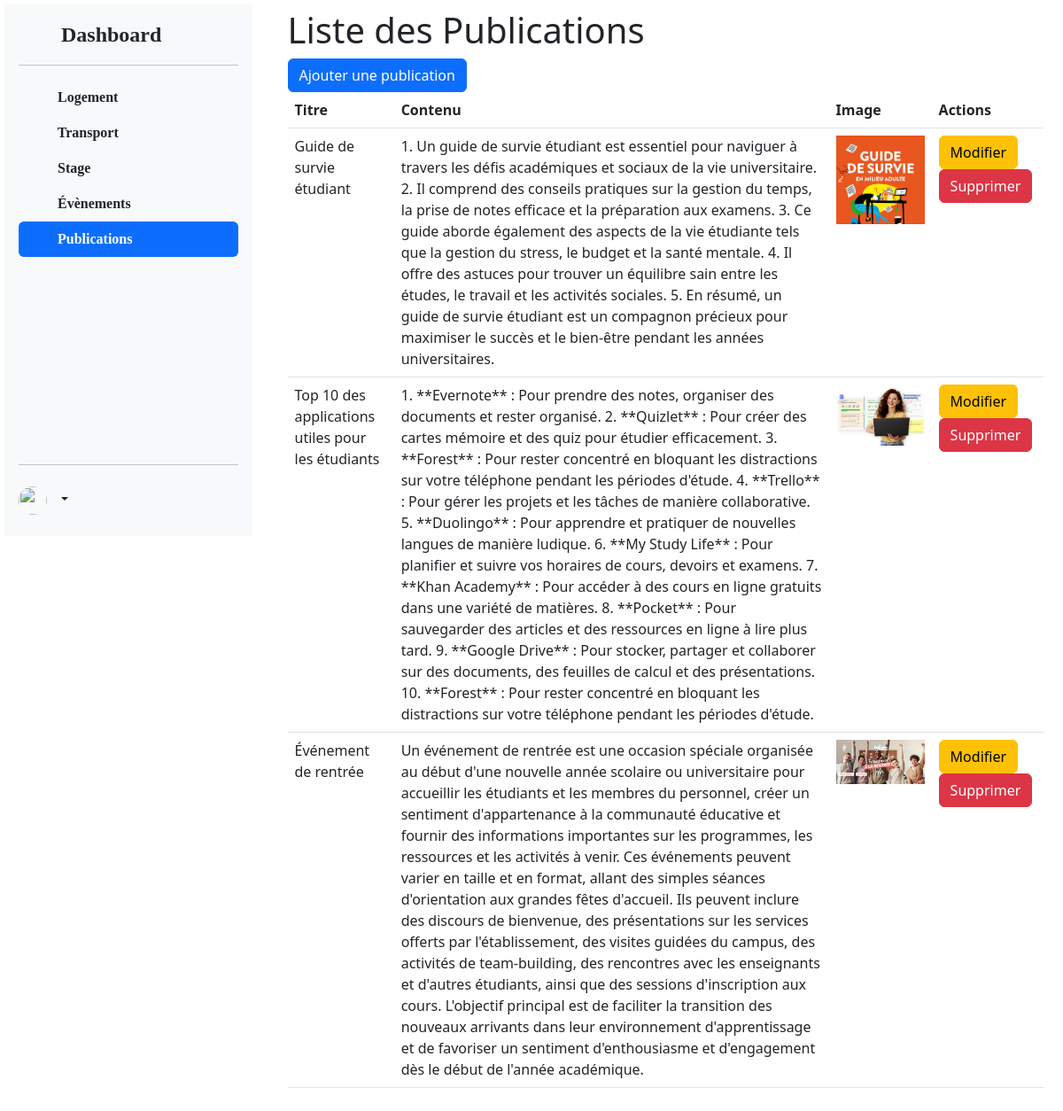
Page /HelpStudent/publication_list/ on the committed database.
### HelpStudent/models.py (models this page shows, shortened)
class Publication(models.Model):
    title = models.CharField(max_length=100)
    content = models.TextField()
    image = models.ImageField(blank=True)

### HelpStudent/views.py (the view)
# urls.py: path('publication_list/', views.publication_list, name='publication_list'),
def publication_list(request):
    publications = Publication.objects.all()
    return render(request, 'helpstudent/publication_list.html', {'publications': publications})

### HelpStudent/templates/helpstudent/publication_list.html (shortened to what this page needs)
{% block content %}
{% load static %}
<!DOCTYPE html>
<html lang="en">
<head>
    <link href="https://cdn.jsdelivr.net/npm/bootstrap@5.3/dist/css/bootstrap.min.css" rel="stylesheet">
</head>
<body>
<section>
    <nav>
        <div class="d-flex flex-column flex-shrink-0 p-3 bg-light" style="width: 280px; height: 600px;font-family: Times New Roman, Times, serif;;font-weight: bold;">
                <a href="" class="d-flex align-items-center mb-3 mb-md-0 me-md-auto link-dark text-decoration-none">
                    <svg class="bi me-2" width="40" height="32"><use xlink:href="#bootstrap"></use></svg>
                    <span class="fs-4">Dashboard </span>
                </a>
                <hr>
                <ul class="nav nav-pills flex-column mb-auto">
                    <li class="nav-item">
                        <a href="{% url 'logement' %}" class="nav-link text-dark" aria-current="page">
                            <svg class="bi me-2" width="16" height="16"><use xlink:href="#home"></use></svg>
                            Logement
                        </a>
                    </li>
                    <li class="nav-item">
                        <a href="{% url 'transport_list' %}" class="nav-link text-dark">
                            <svg class="bi me-2" width="16" height="16"><use xlink:href="#speedometer2"></use></svg>
                            Transport
                        </a>
                    </li>
                    <li class="nav-item">
                        <a href="{% url 'stage' %}" class="nav-link text-dark">
                            <svg class="bi me-2" width="16" height="16"><use xlink:href="#grid"></use></svg>
                            Stage
                        </a>
                    </li>
                    <li class="nav-item">
                        <a href="{% url 'evenements' %}" class="nav-link text-dark">
                            <svg class="bi me-2" width="16" height="16"><use xlink:href="#people-circle"></use></svg>
                            Évènements
                        </a>
                    </li>
                    <li class="nav-item">
                      <a  href="{% url 'publication_list' %}" class="nav-link active">
                          <svg class="bi me-2" width="16" height="16"><use xlink:href="#people-circle"></use></svg>
                         Publications
                      </a>
                  </li>
                </ul>
                <hr>
                <div class="dropdown">
                    <ul class="nav navbar-nav ms-auto">
                      <li class="nav-item dropdown">
                          <a class="nav-link dropdown-toggle" href="#" id="navbarDropdown" role="button" data-bs-toggle="dropdown" aria-expanded="false">
                           <img src="https://github.com/mdo.png" alt="" width="32" height="32" class="rounded-circle me-2"> <strong>   {{ user.username }}</strong>
                          </a>
                      </li>
                  </ul>
                </div>
        </nav>
<article>
    <div class="main-content">
        <div class="container">
            <h1>Liste des Publications</h1>
            <a href="{% url 'add_publication' %}" class="btn btn-primary">Ajouter une publication</a>
            <table class="table">
                <thead>
                    <tr>
                        <th>Titre</th>
                        <th>Contenu</th>
                        <th>Image</th>
                        <th>Actions</th>
                    </tr>
                </thead>
                <tbody>
                    {% for publication in publications %}
                    <tr>
                        <td>{{ publication.title }}</td>
                        <td>{{ publication.content }}</td>
                        <td>
                            {% if publication.image %}
                                <img src="{{ publication.image.url }}" alt="{{ publication.title }}" width="100">
                            {% else %}
                                Pas d'image
                            {% endif %}
                        </td>
                        <td>
                            <a href="{% url 'edit_publication' publication.pk %}" class="btn btn-warning">Modifier</a>
                            <form action="{% url 'delete_publication' publication.pk %}" method="post" style="display: inline;">
                                <button type="submit" class="btn btn-danger">Supprimer</button>
                            </form>
                        </td>
                    </tr>
                    {% endfor %}
                </tbody>
            </table>
        </div>
    </div>
</article>
</section>
</body>
</html>
{% endblock %}

### HelpStudent/templates/helpstudent/publication_list.html (style rules this page uses)
section { display: -webkit-flex; display: flex; }
article { -webkit-flex: 3; -ms-flex: 3; flex: 3; padding: 10px; }
nav { -webkit-flex: 1; -ms-flex: 1; flex: 1; padding: 5px; }

### rows in the picture
Publication: title "Guide de survie étudiant", content "1. Un guide de survie étudiant est essentiel pour naviguer à travers les défis académiques et sociaux de la vie universitaire. 2. Il comprend des conseils pratiques sur la gestion du temps, la prise de notes efficace et la préparation aux examens. 3. Ce guide aborde également des aspects de la vie étudiante tels que la gestion du stress, le budget et la santé mentale. 4. Il offre des astuces pour trouver un équilibre sain entre les études, le travail et les activités sociales. 5. En résumé, un guide de survie étudiant est un compagnon précieux pour maximiser le succès et le bien-être pendant les années universitaires.", image (picture)
Publication: title "Top 10 des applications utiles pour les étudiants", content "1. **Evernote** : Pour prendre des notes, organiser des documents et rester organisé. 2. **Quizlet** : Pour créer des cartes mémoire et des quiz pour étudier efficacement. 3. **Forest** : Pour rester concentré en bloquant les distractions sur votre téléphone pendant les périodes d'étude. 4. **Trello** : Pour gérer les projets et les tâches de manière collaborative. 5. **Duolingo** : Pour apprendre et pratiquer de nouvelles langues de manière ludique. 6. **My Study Life** : Pour planifier et suivre vos horaires de cours, devoirs et examens. 7. **Khan Academy** : Pour accéder à des cours en ligne gratuits dans une variété de matières. 8. **Pocket** : Pour sauvegarder des articles et des…", image (picture)
Publication: title "Événement de rentrée", content "Un événement de rentrée est une occasion spéciale organisée au début d'une nouvelle année scolaire ou universitaire pour accueillir les étudiants et les membres du personnel, créer un sentiment d'appartenance à la communauté éducative et fournir des informations importantes sur les programmes, les ressources et les activités à venir. Ces événements peuvent varier en taille et en format, allant des simples séances d'orientation aux grandes fêtes d'accueil. Ils peuvent inclure des discours de bienvenue, des présentations sur les services offerts par l'établissement, des visites guidées du campus, des activités de team-building, des rencontres avec les enseignants et d'autres étudiants, ainsi…", image (picture)
